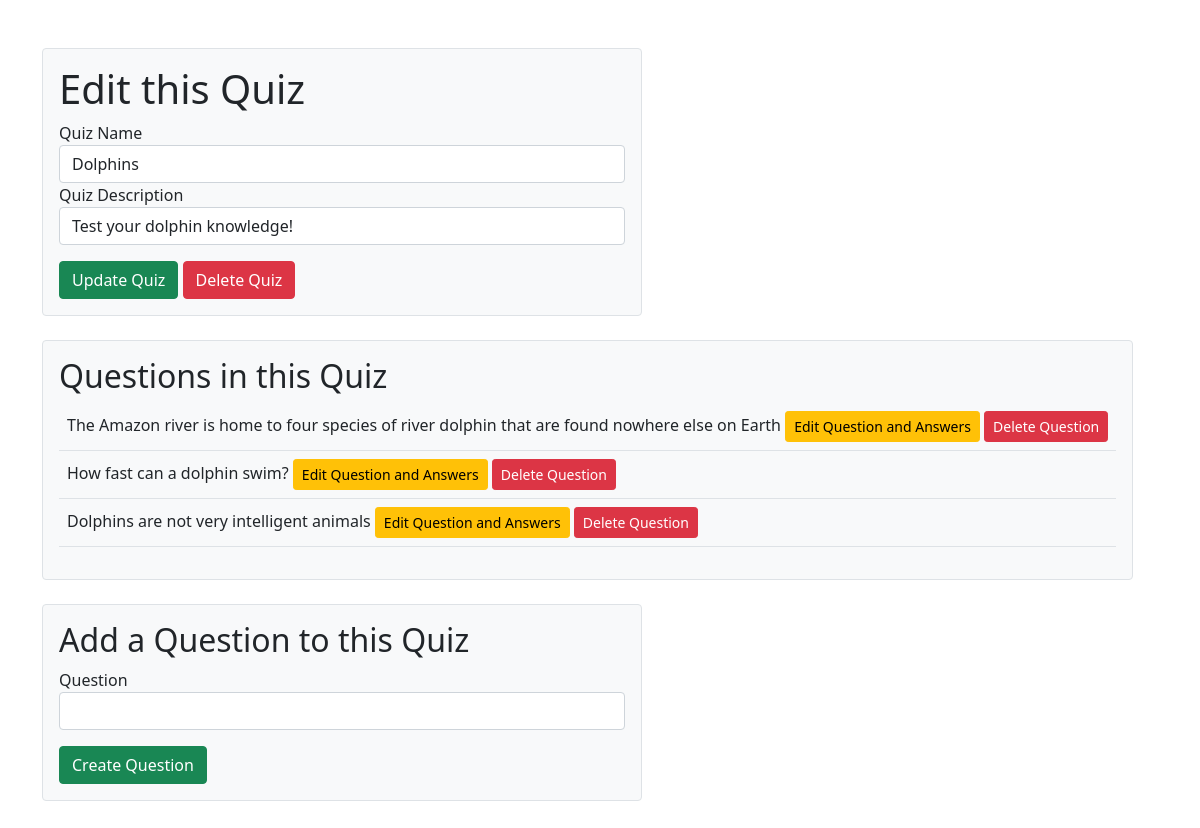
The page /20/edit_quiz on the database its author committed.
### quizzes/models.py (models this page shows)
class Quiz(models.Model):
    title = models.CharField(max_length=255)
    description = models.CharField(max_length=255)
    created_by = models.ForeignKey(User, related_name="quizzes_created", on_delete=models.CASCADE)
    created_at = models.DateTimeField(auto_now_add=True)
    updated_at = models.DateTimeField(auto_now=True)

class Question(models.Model):
    prompt = models.CharField(max_length=255,null=True)
    created_by = models.ForeignKey(User, related_name="questions_created", on_delete=models.CASCADE)
    quiz = models.ForeignKey(Quiz, related_name="has_questions", on_delete = models.CASCADE)
    created_at = models.DateTimeField(auto_now_add=True)
    updated_at = models.DateTimeField(auto_now=True)

### quizzes/views.py (the view)
# urls.py: path('<int:quiz_id>/edit_quiz', views.edit_quiz),
def edit_quiz(request, quiz_id):
    context = {
        'this_quiz': Quiz.objects.get(id=quiz_id)
    }
    return render(request, 'quizzes/edit_quiz.html', context)

### templates/quizzes/edit_quiz.html (shortened to what this page needs)
{% extends 'base.html' %}
{% block content %}
    <div class="container py-5">
        <div class="bg-light border p-3 mb-4 rounded rounded-lg" style="max-width: 600px;">
            <h1>Edit this Quiz</h1>
            <form  method="POST" action="update_quiz">
                <div class="form-group">
                    <label for="title">Quiz Name </label>
                    <input class="form-control" name="title" type="text" value="{{ this_quiz.title }}">
                </div>
                <div class="form-group mb-3">
                    <label for="description">Quiz Description</label>
                    <input class="form-control" name="description" type="text" value="{{ this_quiz.description }}">
                </div>
                <button class="btn btn-success" type="submit">Update Quiz</button>
                <a class="btn btn-danger" href="delete_quiz" method="POST">Delete Quiz</a>
            </form>
        </div>
        <div class="bg-light border p-3 rounded rounded-lg mb-4" style="width: fit-content">
            <h2>Questions in this Quiz</h2>
            <table class="table">
                {% for question in this_quiz.has_questions.all%}
                <tr>
                    <td>
                        {{question.prompt}}
                        <a class="btn btn-warning btn-sm" href="edit_question/{{question.id}}">Edit Question and Answers</a>
                        <a class="btn btn-danger btn-sm" href="delete_question/{{question.id}}" method="POST">Delete Question</a>
                    </td>
                </tr>
                {% endfor %}
            </table>
        </div>
        <div class="bg-light border p-3 rounded rounded-lg" style="max-width: 600px;">
            <h2>Add a Question to this Quiz</h2>
            <form method="POST" action="create_question">
                <div class="form-group mb-3">
                    <label for="prompt">Question</label>
                    <input name="prompt" type="text" class="form-control">
                </div>
                <button class="btn btn-success" type="submit">Create Question</button>
            </form>
        </div>
    </div>
{% endblock %}

### rows shown on the page
Quiz: title "Dolphins", description "Test your dolphin knowledge!"
Question: prompt "The Amazon river is home to four species of river dolphin that are found nowhere else on Earth"
Question: prompt "How fast can a dolphin swim?"
Question: prompt "Dolphins are not very intelligent animals"
